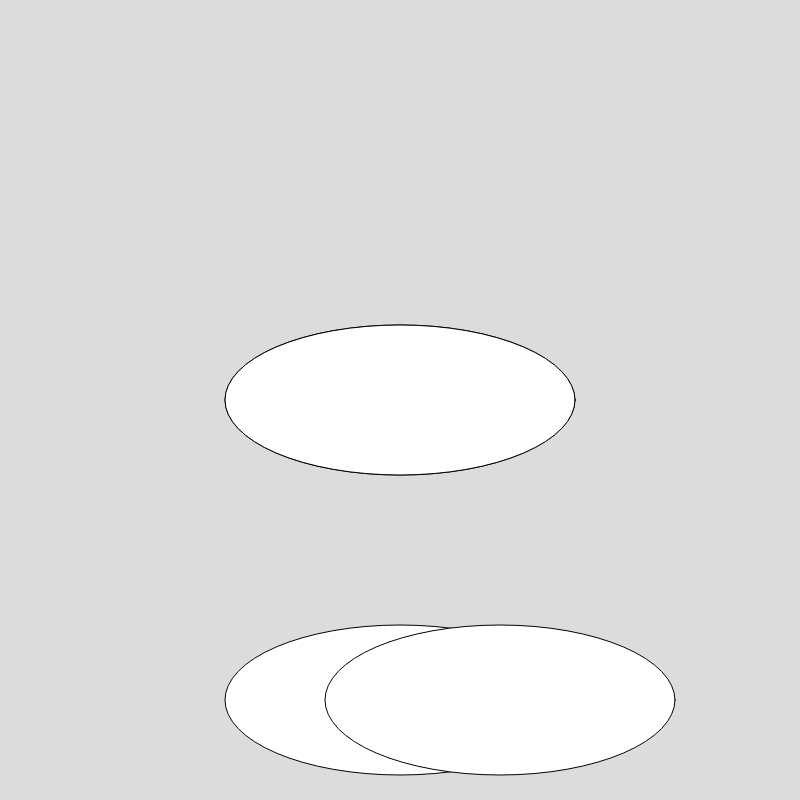
Frame 1 (no input)
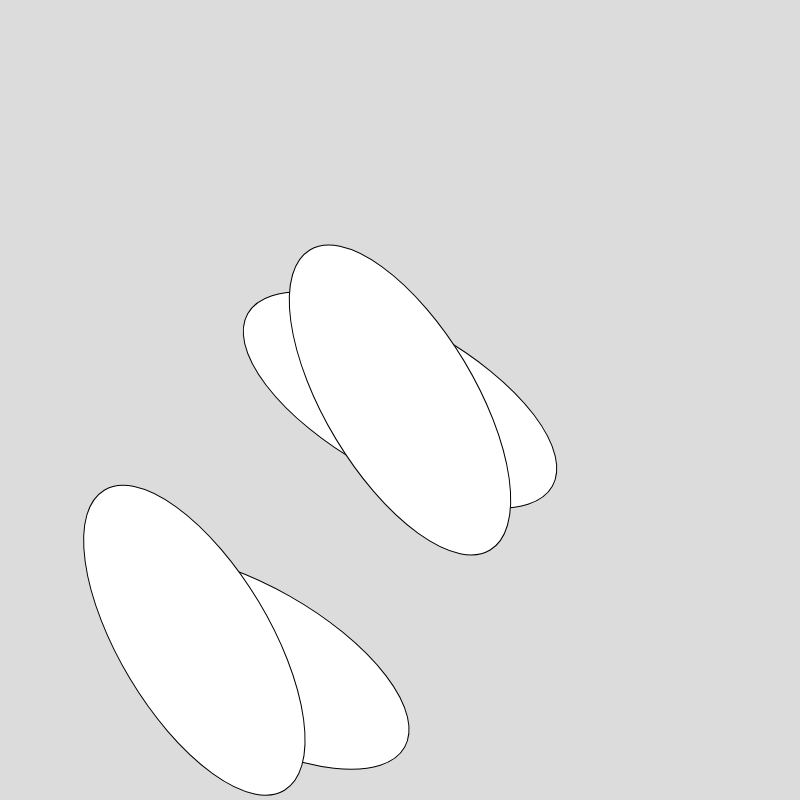
Frame 60 (no input)
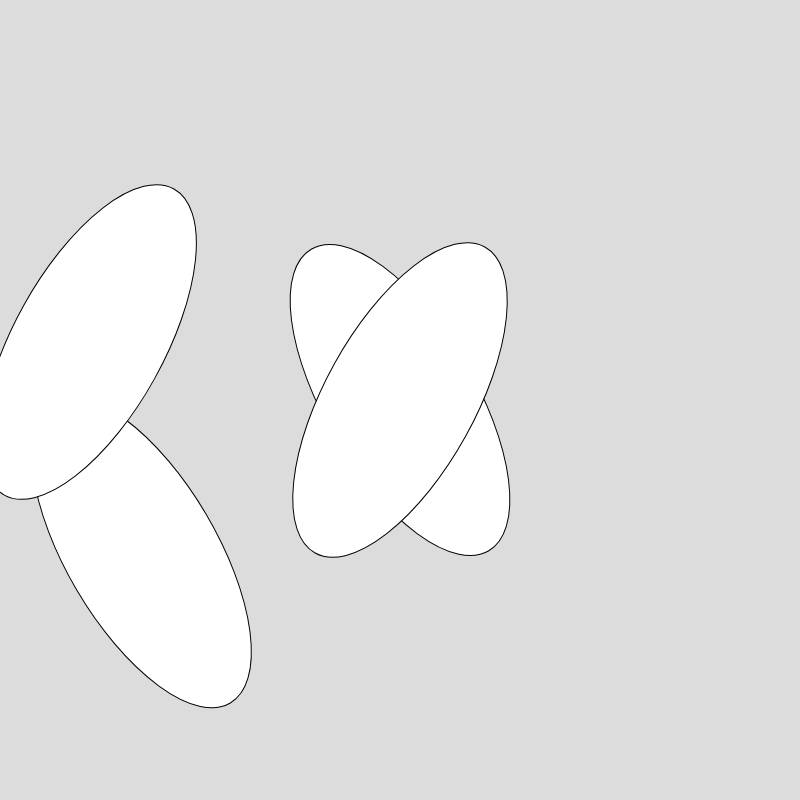
Frame 120 (the mouse pressed at the canvas centre since frame 60)

The p5.js sketch that drew these frames (run headless with seeded random() and noise() and a simulated clock; from frame 60 on, the mouse is pressed at the canvas centre):

// p5.js sketch
// ── sketch.js
var a = 0;
var b =0;

function setup() {
  createCanvas(800, 800);
 
//change the angleMode to degrees so it's easier, otherwise it's in radians 
  angleMode(DEGREES);
}

function draw() {

   background(220);
  push();
  // translate to where you want the center of the ellipse to be
  translate(width/2, height/2);
  rotate(a);
  // draw the ellipse at the origin
  ellipse(0, 0, 350, 150);

  ellipse(0, 300, 350, 150);
  
  //a++;
    a= a+0.5
 
  pop();


  push();
  // translate to where you want the center of the ellipse to be
  translate(width/2, height/2);
  rotate(b);
  // draw the ellipse at the origin
  ellipse(0, 0, 350, 150);

  ellipse(100, 300, 350, 150);
  
  //a++;
    b= b+1
 
  pop();
}
